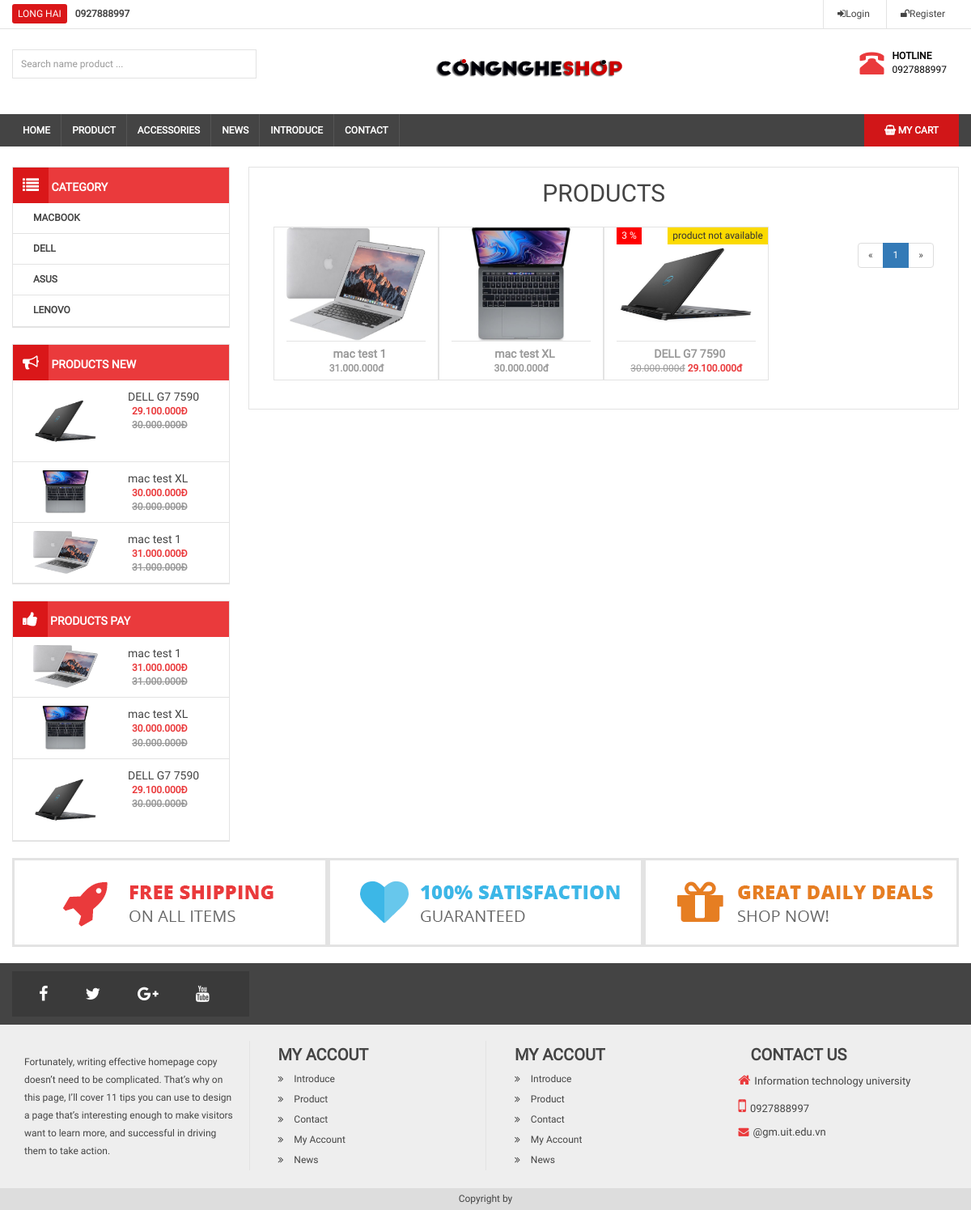
The page /product.php on the database its author committed.
### tables this page shows
CREATE TABLE `category` (
  `id` int(11) NOT NULL,
  `name` varchar(255) DEFAULT NULL,
  `slug` varchar(255) DEFAULT NULL,
  `images` varchar(255) DEFAULT NULL,
  `banner` varchar(255) DEFAULT NULL,
  `home` tinyint(4) DEFAULT 0,
  `status` tinyint(4) DEFAULT 1,
  `created_at` timestamp NULL DEFAULT current_timestamp(),
  `update_at` timestamp NULL DEFAULT current_timestamp()
);

CREATE TABLE `product` (
  `id` int(11) NOT NULL,
  `name` varchar(255) DEFAULT NULL,
  `slug` varchar(255) DEFAULT NULL,
  `price` int(11) DEFAULT NULL,
  `sale` tinyint(4) DEFAULT 0,
  `thumbar` varchar(255) DEFAULT NULL,
  `category_id` int(11) DEFAULT NULL,
  `cpu` longtext DEFAULT NULL,
  `short_content` text DEFAULT NULL,
  `content` longtext DEFAULT NULL,
  `bonus` varchar(255) DEFAULT NULL,
  `number` int(11) NOT NULL DEFAULT 0,
  `head` int(11) DEFAULT 0,
  `view` int(11) DEFAULT 0,
  `hot` tinyint(4) DEFAULT 0,
  `pay` int(11) DEFAULT 0,
  `pro_total_rating` int(11) NOT NULL DEFAULT 0 COMMENT 'Tổng số đánh giá ',
  `pro_total_number` int(11) NOT NULL DEFAULT 0 COMMENT 'Tổng điểm đánh giá',
  `created_at` timestamp NULL DEFAULT current_timestamp() ON UPDATE current_timestamp(),
  `update_at` timestamp NULL DEFAULT current_timestamp() ON UPDATE current_timestamp()
);

### libraries/Database.php (called while the page is built, shortened)
<?php
    class Database
    {
        public $link;
        public function __construct()
        {
            $this->link = mysqli_connect("localhost","root","","shopcongnghe") or die ();
            mysqli_set_charset($this->link,"utf8");
        }
        public function countTable($table)
        {
            $sql = "SELECT id FROM  {$table}";
            $result = mysqli_query($this->link, $sql) or die("Lỗi Truy Vấn countTable----" .mysqli_error($this->link));
            $num = mysqli_num_rows($result);
            return $num;
        }
        public function fetchsql( $sql )
        {
            $result = mysqli_query($this->link,$sql) or die("Lỗi  truy vấn sql " .mysqli_error($this->link));
            $data = [];
            if( $result)
            {
                while ($num = mysqli_fetch_assoc($result))
                {
                    $data[] = $num;
                }
            }
            return $data;
        }
        public function fetchcate($table)
        {
            $sql = "SELECT * FROM {$table} WHERE Home = 1  " ;
            $result = mysqli_query($this->link,$sql) or die("Lỗi Truy Vấn fetchcate " .mysqli_error($this->link));
            $data = [];
            if( $result)
            {
                while ($num = mysqli_fetch_assoc($result))
                {
                    $data[] = $num;
                }
            }
            return $data;
        }
         public  function fetchJone($table,$sql ,$page = 0,$row ,$pagi = false )
        {
            $data = [];
            if ($pagi == true )
            {
                $total = $this->countTable($table);
                $sotrang = ceil($total / $row);
                $start = ($page - 1 ) * $row ;
                $sql .= " LIMIT $start,$row";
                $data = [ "page" => $sotrang];
                $result = mysqli_query($this->link,$sql) or die("Lỗi truy vấn fetchJone ---- " .mysqli_error($this->link));
            }
            else
            {
                $result = mysqli_query($this->link,$sql) or die("Lỗi truy vấn fetchJone ---- " .mysqli_error($this->link));
            }
            if( $result)
            {
                while ($num = mysqli_fetch_assoc($result))
                {
                    $data[] = $num;
                }
            }
            return $data;
        }
    }
?>

### autoload/autoload.php (called while the page is built, shortened)
<?php
    require_once __DIR__. "/../libraries/Database.php";
    require_once __DIR__. "/../libraries/Function.php";
    $db =new Database;
    $category =$db->fetchcate("category");
    $sqlNEW ="SELECT * FROM product WHERE category_id <> 14 ORDER BY ID DESC LIMIT 5";
    $productNEW = $db->fetchsql($sqlNEW);
    $sqlPAY ="SELECT * FROM product WHERE 1 ORDER BY PAY DESC LIMIT 5";
    $productPAY = $db->fetchsql($sqlPAY);
?>

### libraries/Function.php (called while the page is built, shortened)
<?php
    function base_url()
    {
        return $url ="http://localhost/congngheshop/";
    }
    function uploads()
    {
        return base_url() . "public/uploads/";
    }
    function formatPrice($number)
    {
        $number = intval($number);
        return $number = number_format($number,0,',','.') . "đ" ;
    }
     function formatPriceSale($number,$sale)
     {
        $number = intval($number);
        $sale = intval($sale);
        $price = $number*(100-$sale)/100;
        return formatPrice($price);
     }
?>

### product.php (the view, shortened to what this page needs)
<?php
    require_once __DIR__. "/autoload/autoload.php";
    if(isset($_GET['page']))
    {
        $p=$_GET['page'];
    }
    else
    {
        $p=1;
    }
    $sql ="SELECT product.*,category.name as namecate from product LEFT JOIN
    category on category.id = product.category_id ";
    $product=$db->fetchJone('product',$sql,$p,16,true);
    if(isset($product['page']))
    {
        $sotrang=$product['page'];
        unset($product['page']);
    }
?>
<?php require_once __DIR__. "/layouts/header.php" ;?>
<?php require_once __DIR__. "/layouts/banner.php" ;?>
<div class="col-md-9 bor" style="padding-bottom: 15px;">
    <section class="box-main1" >
        <h2 style="text-align: center;margin-top: 15px;margin-bottom: 15px;"> PRODUCTS </h2>
        <div class="col-md-12">
                <div class="showitem" style="margin-top: 10px; margin-bottom:10px;">
                    <?php  $Number = 1 ;  foreach($product as $item): ?>
                        <div class="col-md-3 item-product bor">
                            <?php
                                if($item['number'] < 1)
                                {
                                    echo' <span style="position: absolute; background: #fbda00;color: #333;font-size: 12px;padding: 2px 6px;margin-left: 63px;">product not available</span>';
                                }
                                if($item['sale'] > 0)
                                {
                                    echo' <span style="position: absolute; background: red;color: #FFF;font-size: 12px;padding: 2px 6px;">'.$item['sale'].' %</span>';
                                }
                            ?>
                            <a href="detail_product.php?id=<?php echo $item['id'] ?>">
                                <img src="<?php echo uploads()?>product/<?php echo $item['thumbar']?>" class="" width="100%" height="140px">
                            </a>
                            <div class="info-item">
                                <a class="nametext" href="detail_product.php?id=<?php echo $item['id'] ?>"><?php echo $item['name']?></a>
                                <?php
                                    if($item['sale'] < 1)
                                    {
                                        echo' <b style="color: #999;"> '.formatPrice($item['price']).'</b>';
                                    }
                                    if($item['sale'] > 0)
                                    {
                                        echo' <p><strike class="sale"> '.formatPrice($item['price']).'</strike><b class="price"> '.formatPriceSale($item['price'],$item['sale']).'</b></p> ';
                                    }
                                ?>
                            </div>
                        </div>
                    <?php $Number++; endforeach ?>
                </div>
                <div class="pull-right" style="float: right;">
                    <nav aria-label="Page navigation example">
                        <ul class="pagination">
                            <li class="page-item">
                                <a class="page-link" href="#" aria-label="Previous"><span aria-hidden="true">&laquo;</span></a>
                            </li>
                            <?php for($i = 1 ; $i <= $sotrang ; $i++ ):?>
                                <?php
                                    if(isset($_GET['page']))
                                    {
                                        $p=$_GET['page'];
                                    }
                                    else
                                    {
                                        $p=1;
                                    }
                                ?>
                                <li class="page-item <?php echo ($i==$p) ?'active': '' ?>">
                                    <a class="page-link" href="?page=<?php echo $i; ?>"><?php echo $i; ?></a>
                                </li>
                                <?php endfor; ?>
                            <li class="page-item">
                                <a class="page-link" href="#" aria-label="Next"><span aria-hidden="true">&raquo;</span></a>
                            </li>
                        </ul>
                    </nav>
                </div>
            </div>
    </section>
</div>
<?php require_once __DIR__. "/layouts/footer.php" ;?>

### layouts/banner.php
<div id="maincontent">
    <div class="container">
        <div class="col-md-3  fixside" >
            <div class="box-left box-menu" >
                <h3 class="box-title"><i class="fa fa-list"></i>  Category</h3>
                <ul>
                    <?php foreach($category as $item ) :?>
                        <li><a href="category_product.php?id=<?php echo $item['id'] ?>"><?php echo $item['name'] ?></a></li>
                    <?php endforeach; ?>
                </ul>
            </div>
            <div class="box-left box-menu">
                <h3 class="box-title"><i class="fa fa-bullhorn"></i>  Products new </h3>
                <ul>
                    <?php foreach ($productNEW as $item):?>
                        <li class="clearfix">
                            <a href="detail_product.php?id=<?php echo $item['id'] ?>">
                                <img src="<?php echo uploads()?>product/<?php echo $item['thumbar'] ?>" class="img-responsive pull-left" width="80" height="80">
                                <div class="info pull-right">
                                    <p class="name"> <?php echo $item['name'] ?> </p >
                                    <b class="price"><?php echo formatPriceSale($item['price'],$item['sale']) ?></b><br>
                                    <b class="sale"><?php echo formatPrice($item['price']) ?></b><br>
                                </div>
                            </a>
                        </li>
                    <?php endforeach ?>
                </ul>
            </div>
            <div class="box-left box-menu">
                <h3 class="box-title"><i class="fa fa-thumbs-up"></i>  Products PAY</h3>
                <ul>
                    <?php foreach ($productPAY as $item):?>
                        <li class="clearfix">
                            <a href="detail_product.php?id=<?php echo $item['id'] ?>">
                                <img src="<?php echo uploads()?>product/<?php echo $item['thumbar'] ?>" class="img-responsive pull-left" width="80" height="80">
                                <div class="info pull-right">
                                    <p class="name"> <?php echo $item['name'] ?> </p >
                                    <b class="price"><?php echo formatPriceSale($item['price'],$item['sale']) ?></b><br>
                                    <b class="sale"><?php echo formatPrice($item['price']) ?></b><br>
                                </div>
                            </a>
                        </li>
                    <?php endforeach ?>
                </ul>
            </div>
        </div>

### public/frontend/css/style.css (style rules this page uses)
* { margin: 0px; padding: 0px; font-size: 12px; font-family: "Roboto"; color: #444; box-sizing: border-box; font-weight: 400; }
.container { padding: 0px; }
ol, ul, p { margin: 0px; list-style: none; }
h1, h2, h3, h4, h5, h6 { padding: 0px; margin: 0px; }
.bor { border: 1px solid #e3e3e3; }
.fixside { width: 23%; margin-right: 2%; padding: 0px; }
#maincontent { margin-top: 25px; }
.box-left { margin-bottom: 20px; border: 1px solid #e3e3e3; }
.box-title { background: #ea3a3c; color: white; font-weight: bold; font-size: 14px; text-transform: uppercase; }
.box-title .fa { color: white; font-size: 20px; background: #da1719; ; padding: 12px; }
.box-menu>ul { position: relative; }
.box-menu>ul>li { padding: 10px 25px; border-bottom: 1px solid #e3e3e3; }
.box-menu>ul>li>a { font-size: 12px; color: #444; text-transform: uppercase; font-weight: bold; }
.sale { text-decoration: line-through; color: #999; }
.name { white-space: nowrap; width: 100px; text-overflow: ellipsis; overflow: hidden; font-size: 14px; font-weight: 400; color: #444; text-transform: none; }
.info b { padding: 7px 5; }
.showitem { margin-bottom: 20px; margin-top: 20px; }
.info-item p { color: #999; font-size: 13px; font-weight: bold; }
.info-item { text-align: center; border-top: 1px solid #e3e3e3; padding-top: 5px; padding-bottom: 5px; }
.info-item a { color: #999; font-size: 14px; font-weight: bold; }
.price { color: #ea3a3c; }
.item-product { position: relative; margin-bottom: 20px; }

### public/laravo/main.css (style rules this page uses)
html { color: #222; font-size: 1em; line-height: 1.4; }
audio, canvas, iframe, img, svg, video { vertical-align: middle; }
.clearfix:before, .clearfix:after { content: " "; display: table; }
.clearfix:after { clear: both; }

### product.php (style rules this page uses)
.nametext { display: block; width: 180px; overflow: hidden; white-space: nowrap; text-overflow: ellipsis; }

### rows shown on the page
category: name "MACBOOK"
category: name "DELL"
category: name "ASUS"
category: name "LENOVO"
product: thumbar (picture), name "DELL G7 7590", formatPriceSale($item['price'],$item['sale']) "29.100.000Đ", price "30.000.000Đ", number "product not available", sale "3", price "30.000.000đ", formatPriceSale($item['price'],$item['sale']) "29.100.000đ"
product: thumbar (picture), name "mac test XL", formatPriceSale($item['price'],$item['sale']) "30.000.000Đ", price "30.000.000Đ", price "30.000.000đ"
product: thumbar (picture), name "mac test 1", formatPriceSale($item['price'],$item['sale']) "31.000.000Đ", price "31.000.000Đ", price "31.000.000đ"
